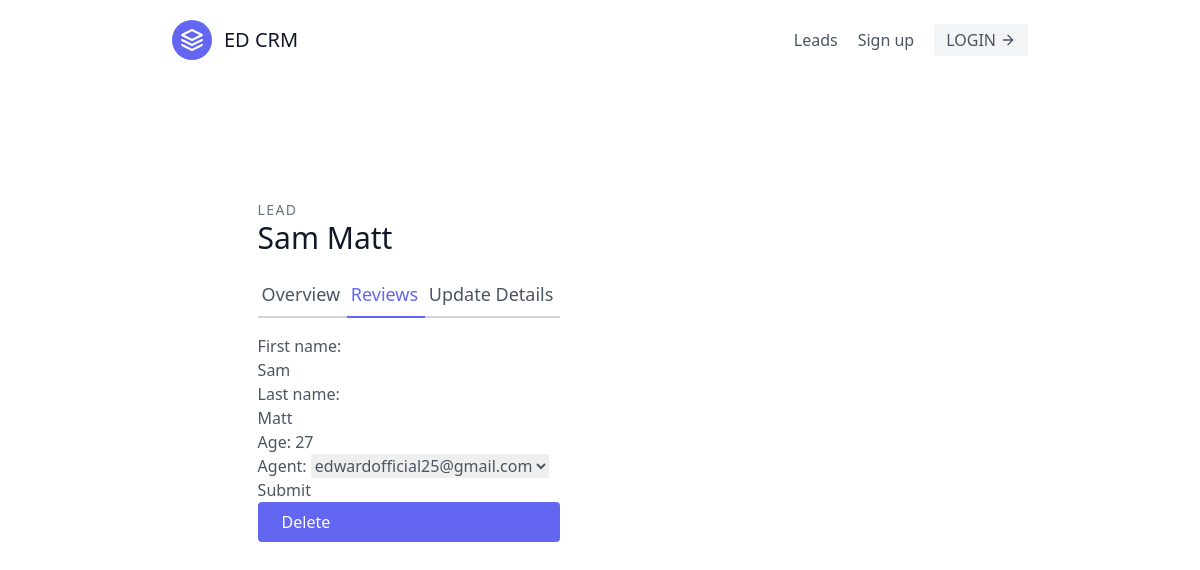
Page /leads/3/update on the committed database.
### leads/models.py (models this page shows, shortened)
class Lead(models.Model):
    first_name = models.CharField(max_length=20)
    last_name = models.CharField(max_length=20)
    age = models.IntegerField(default=0)
    agent = models.ForeignKey("Agent", on_delete=models.CASCADE)

### leads/views.py (the view, shortened to what this page needs)
# urls.py: path('<int:pk>/update', LeadUpdateView.as_view(), name= 'lead-update'),
class LeadUpdateView(UpdateView):
    template_name = "leads/lead_update.html"
    queryset = Lead.objects.all()
    form_class = LeadModelForm

### leads/forms.py
class LeadModelForm(forms.ModelForm):
    class Meta:
        model = Lead
        fields = (
            'first_name',
            'last_name',
            'age',
            'agent',
        )

### leads/models.py (called while the page is built)
    def __str__(self):
        return self.user.email

### leads/templates/leads/lead_update.html (shortened to what this page needs)
{% extends "base.html"%}
{% block content %}
<section class="text-gray-600 body-font overflow-hidden">
  <div class="container px-5 py-24 mx-auto">
    <div class="lg:w-4/5 mx-auto flex flex-wrap">
      <div class="lg:w-1/2 w-full lg:pr-10 lg:py-6 mb-6 lg:mb-0">
        <h2 class="text-sm title-font text-gray-500 tracking-widest">LEAD</h2>
        <h1 class="text-gray-900 text-3xl title-font font-medium mb-4">{{ lead.first_name }} {{ lead.last_name }}</h1>
        <div class="flex mb-4">
          <a href="{% url 'leads:lead-detail' lead.pk %}" class="flex-grow border-b-2 border-gray-300 py-2 text-lg px-1">Overview
          </a>
          <a class="flex-grow text-indigo-500 border-b-2 border-indigo-500 py-2 text-lg px-1">Reviews
          </a>
          <a href="{% url 'leads:lead-update' lead.pk %}" class="flex-grow border-b-2 border-gray-300 py-2 text-lg px-1">Update Details</a>
        </div>
        <form method="post">
            {{ form.as_p }}
            <button type="submit">Submit</button>
        </form>
        <a href=" {% url 'leads:lead-delete' lead.pk %} " class="flex ml-auto text-white bg-indigo-500 border-0 py-2 px-6 focus:outline-none hover:bg-indigo-600 rounded">Delete</a>
  </div>
</section>
{% endblock content %}

### rows in the picture
Lead: first_name "Sam", last_name "Matt", age "27", agent "edwardofficial25@gmail.com"
